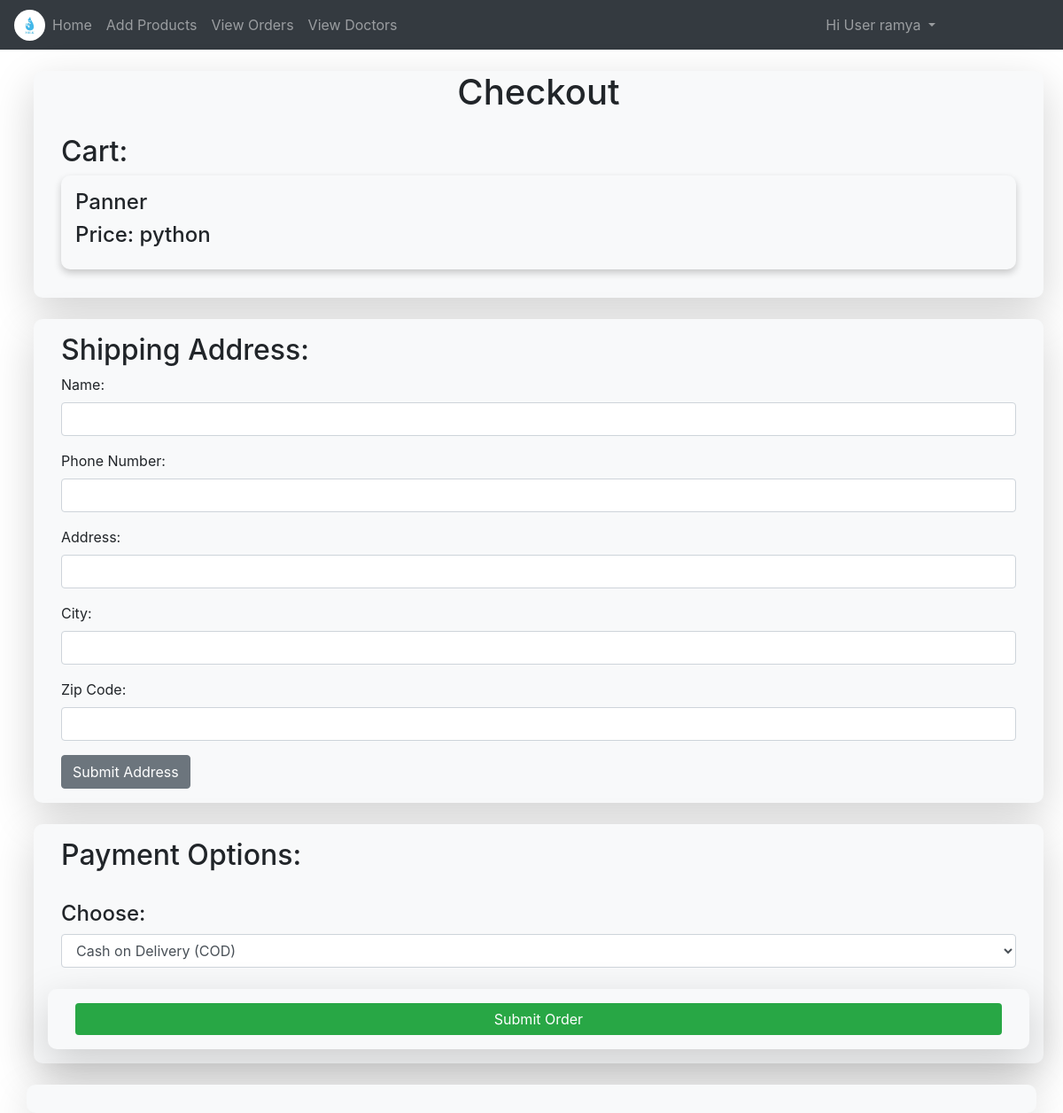
The page /payment/1/ (signed in) on the database its author committed.
### NotesApp/models.py (models this page shows)
class User(AbstractUser):
	v = [
		('d','Select Your gender'),
		('M','Male'),
		('F','Female'),
	]
	p = [
		('G','Guest'),
		('T','Merchant'),
		('S','Customer'),
		('D','Doctor'),
	]
	gd = models.CharField(choices=v,default='d',max_length=5)
	mb = models.CharField(max_length=11)
	uq = models.CharField(max_length=10)
	role = models.CharField(choices=p,default='G',max_length=5)
	is_teacher = models.BooleanField(default=False)
	is_student = models.BooleanField(default=False)
	is_doctor = models.BooleanField(default=False)
	pfimg = models.ImageField(upload_to='Profiles/',default='demoprofile.png')

class Notes(models.Model):
	y = [
		('0', 'Select Product'), ('1', 'Milk'), ('2', 'Curd'), ('3', 'Cheese'), ('4', 'Panner'), ('5', 'Badam Milk')]
	branch = models.CharField(max_length=50)
	year = models.CharField(default='0',choices=y,max_length=5)
	subject = models.CharField(max_length=50)
	descnote = models.CharField(max_length=10)
	ntfle = models.FileField(default='static/images/DataFiles/data_1.xlsx', upload_to='DataFiles')
	date_created = models.DateField(auto_now=True)
	sckey = models.CharField(max_length=10)
	usr = models.ForeignKey(User,on_delete=models.CASCADE)

### NotesApp/views.py (the view, shortened to what this page needs)
# urls.py: path('payment/<int:id>/',views.payment,name="payment"),
def payment(request, id):
	objects_list = Notes.objects.filter(id=id)
	c = NoteForm(request.POST, request.FILES)
	return render(request, 'notehtmls/payment.html', {'p': c, 'z': objects_list})

### NotesApp/forms.py
class NoteForm(forms.ModelForm):
	class Meta:
		model = Notes
		fields = ["branch","year","subject","descnote"]
		widgets = {
		"branch":forms.TextInput(attrs={
			"class":"form-control my-2",
			"placeholder":"Enter Location",
			}),
		"year":forms.Select(attrs={
			"class":"form-control my-2",
			"placeholder":"Choose Product"
			}),
		"subject":forms.TextInput(attrs={
			"class":"form-control my-2",
			"placeholder":"Enter Price",
			}),
		"descnote":forms.TextInput(attrs={
			"class":"form-control my-2",
			"placeholder":"Enter Description",
			}),
		}

### templates/notehtmls/payment.html (shortened to what this page needs)
{% extends 'notehtmls/base.html' %} {% load static %} {% block title %}Payment Page{% endblock %} {% block content %}
<div class="container mt-4">
    <div class="row mt-4">
        <div class="col-md-12 card shadow-lg mx-2 h-auto">
            <h1 class="text-center">Checkout</h1>
            <div class="card-body">
                <h2 class="text-left">Cart:</h2>
                {% for product in z %}
                <div class="card mb-3">
                    <div class="card-body" id="cart-data" style="display: space-between;">
                        <h4>{{ product.get_year_display }}</h4>
                        <h4>Price: {{ product.subject }}</h4>
                    </div>
                </div>
                {% endfor %}
            </div>
        </div>
    </div>
    <div class="row mt-4">
        <div class="col-md-12 card shadow-lg mx-2 h-100">
            <div id="ship" class="card-body">
                <h2>Shipping Address:</h2>
                <form id="addressForm" required>
                    <div class="mb-3">
                        <label for="name">Name:</label>
                        <input type="text" class="form-control" id="name" name="name" required>
                    </div>
                    <div class="mb-3">
                        <label for="phone">Phone Number:</label>
                        <input type="text" class="form-control" id="phone" name="phone" required>
                    </div>
                    <div class="mb-3">
                        <label for="address">Address:</label>
                        <input type="text" class="form-control" id="address" name="address" required>
                    </div>
                    <div class="mb-3">
                        <label for="city">City:</label>
                        <input type="text" class="form-control" id="city" name="city" required>
                    </div>
                    <div class="mb-3">
                        <label for="zipcode">Zip Code:</label>
                        <input type="text" class="form-control" id="zipcode" name="zipcode" required>
                    </div>
                    <button type="submit" class="btn btn-secondary">Submit Address</button>
                </form>
            </div>
        </div>
    </div>
    <div class="row mt-4">
        <div class="col-md-12 card shadow-lg mx-2 h-100">
            <div id="pay" class="card-body">
                <h2>Payment Options:</h2>
                <br>
                <div>
                    <h4>Choose:</h3>
                        <select id="paymentMethod" class="form-control">
                        <option value="cash">Cash on Delivery (COD)</option>
                    </select>
                </div>
                <div class="row mt-4">
                    <div class="col-md-12 card shadow-lg mx-auto">
                        <div class="card-body">
                            <button type="button" id="finalSubmitBtn" class="btn btn-success btn-block">Submit Order</button>
                        </div>
                    </div>
                </div>
            </div>
        </div>
    </div>
    <div class="row mt-4">
        <div class="col-md-12 card shadow-lg mx-auto">
            <div class="card-body">
            </div>
        </div>
    </div>
</div>
{% endblock %}

### templates/notehtmls/navbar.html (shortened to what this page needs)
{% load static %}
<nav class="navbar navbar-expand-md bg-dark navbar-dark">
    <img src="{% static 'images/drop.jpg' %}" class="rounded-circle" height="35px" width="35px">
    <div class="collapse navbar-collapse" id="collapsibleNavbar">
        <ul class="navbar-nav">
            {% if not user.is_authenticated %}
            <li class="nav-item">
                <a class="nav-link {% if request.path == '/' %}active{% endif %}" href="{% url 'hm' %}">Home</a>
            </li>
            <li class="nav-item">
                <a class="nav-link {% if request.path == '/abt/' %}active{% endif %}" href="{% url 'ab' %}">About</a>
            </li>
            <li class="nav-item">
                <a class="nav-link {% if request.path == '/cnt/' %}active{% endif %}" href="{% url 'ct' %}">Contact</a>
            </li>
            <li class="nav-item">
                <a class="nav-link {% if request.path == '/reg/' %}active{% endif %}" href="{% url 'rg' %}">Register</a>
            </li>
            {% else %}
            <li class="nav-item">
                <a class="nav-link {% if request.path == '/' %}active{% endif %}" href="{% url 'hm' %}">Home</a>
            </li>
            {% if user.is_superuser %}
            <li class="nav-item">
                <a class="nav-link {% if request.path == '/roles/' %}active{% endif %}" href="{% url 'role' %}">Roles</a>
            </li>
            {% elif user.role == 'T' and user.is_teacher == 1 %}
            <li class="nav-item" style="display: flex;">
                <a class="nav-link" href="{% url 'ntlist' %}">Add Products</a>
                <a class="nav-link" href="{% url 'olist' %}">View Orders</a>
                <a class="nav-link" href="{% url 'dlist' %}">View Doctors</a>
            </li>
            {% elif user.role == 'S' and user.is_student == 1 %}
            <li class="nav-item">
                <a class="nav-link" href="{% url 'ntlists' %}">View Products</a>
            </li>
            {% elif user.role == 'D' and user.is_doctor == 1 %}
            <li class="nav-item">
                <a class="nav-link" href="{% url 'mlist' %}">View Merchants</a>
            </li>
            {% else %}
            <li class="nav-item">
                <a class="nav-link" href="">Access Denied</a>
            </li>
            {% endif %} {% endif %}
        </ul>
        <ul class="navbar-nav ml-auto" style="margin-right: 120px;">
            {% if not user.is_authenticated %}
            <li class="nav-item">
                <a class="nav-link {% if request.path == '/login/' %}active{% endif %}" href="{% url 'lg' %}">Login</a>
            </li>
            {% else %}
            <div class="dropdown">
                <a class="dropdown-toggle nav-link" data-toggle="dropdown">
          Hi User {{request.user.username}}
        </a>
            </div>
            {% endif %}
        </ul>
    </div>
</nav>

### templates/notehtmls/payment.html (style rules this page uses)
.container { margin-top: 2rem; }
.card { border: none; border-radius: 10px; box-shadow: 0px 4px 8px rgba(0, 0, 0, 0.2); background-color: #f8f9fa; }
.card-body { padding: 1rem; }
.btn-success { background-color: #28a745; border: none; }

### rows shown on the page
User: user.username "ramya"
Notes: year "Panner", subject "python"
